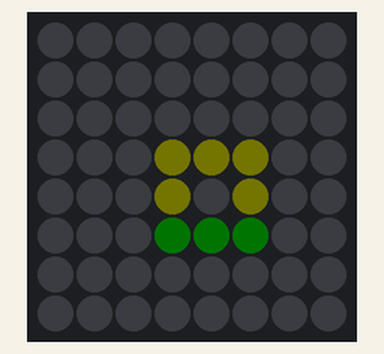
A sketch run on a simulated ESP32-S3. Shown: 8×8 RGB LED matrix (first LED top left, wired row by row). Dim RGB values are drawn brighter than linear.

Above: at 0.36 s.
At 4.79 s:
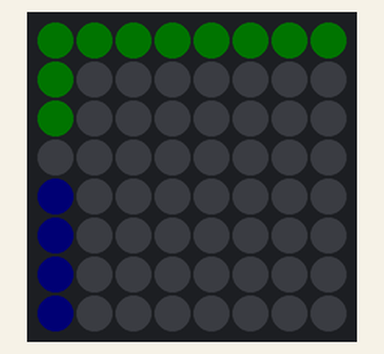
At 9.22 s:
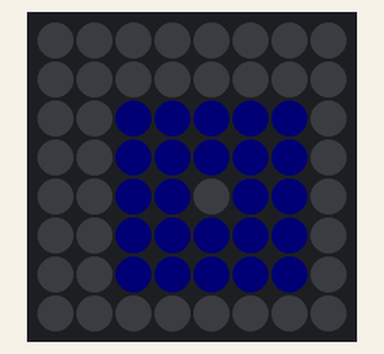
At 18.09 s:
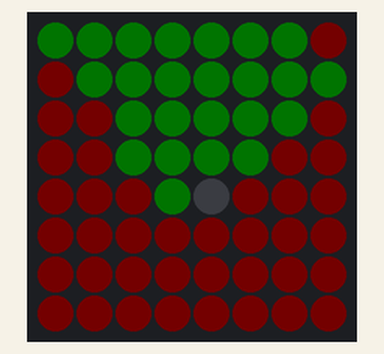
At 26.96 s:
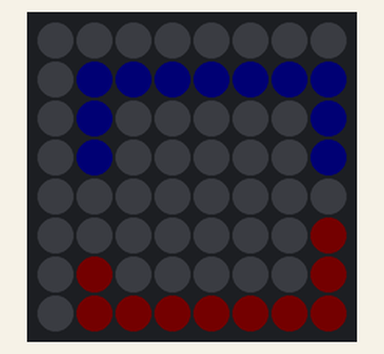
At 35.77 s:
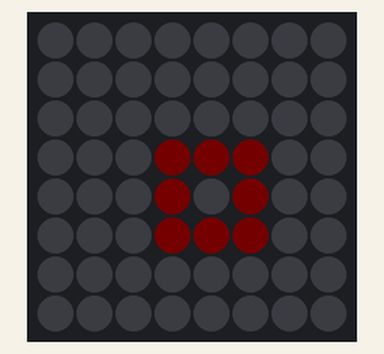

The sketch:

ESP32-S3-Matrix_BlinkRGB.ino
```cpp
// ESP32-S3-Matrix BlinkRGB
// from https://www.hackster.io/waveshare_electronics/esp32-s3-matrix-waterfall-and-effect-light-with-fastled-90ff01
// demo sources are reversed on page. Demo labeled "LED blink" is really "LED Spectrum"
#include <FastLED.h>
#define LED_PIN     14
#define NUM_LEDS    64
#define BRIGHTNESS  50  // 100
#define LED_TYPE    WS2812
#define COLOR_ORDER GRB
CRGB leds[NUM_LEDS];
const uint8_t matrixWidth = 8;
const uint8_t matrixHeight = 8;
int radius = matrixWidth / 2; // Initial radius set to maximum value
bool expanding = false; // Initial state is contracting
CRGB historyColor[matrixHeight][matrixWidth];

void setup()
{
    FastLED.addLeds<LED_TYPE, LED_PIN, COLOR_ORDER>(leds, NUM_LEDS);
    FastLED.setBrightness(BRIGHTNESS);
}

void loop()
{
    fill_solid(leds, NUM_LEDS, CRGB::Black);
    // Update radius based on expanding state
    if (!expanding)
    {
        radius--;
        if (radius < 1)   // When contracted to 1, prepare to expand
        {
            radius = 1;
            expanding = true; // Switch to expanding state
        }
    }
    else
    {
        radius++;
        if (radius > matrixWidth / 2)
        {
            radius = matrixWidth / 2;
            expanding = false; // Switch to contracting state
        }
    }
    uint8_t hue = 0;
    for (int i = 0; i < matrixHeight; i++)
    {
        for (int j = 0; j < matrixWidth; j++)
        {
            int dx = abs(j - matrixWidth / 2);
            int dy = abs(i - matrixHeight / 2);
            int dist = max(dx, dy); // Manhattan distance
            // Light up LEDs based on distance and expanding state
            if ((expanding && dist == radius) || (!expanding && dist <= radius))
            {
                hue = (millis() / 10 + i * matrixWidth + j) % 360; // Color changes over time
                CRGB color = CHSV(hue, 255, BRIGHTNESS);
                if (expanding)
                {
                    leds[matrixWidth * i + j] = color;
                    historyColor[i][j] = color;
                }
                else
                {
                    leds[matrixWidth * i + j] = historyColor[i][j];
                }
            }
        }
    }
    FastLED.show();
    delay(100);
}
```
